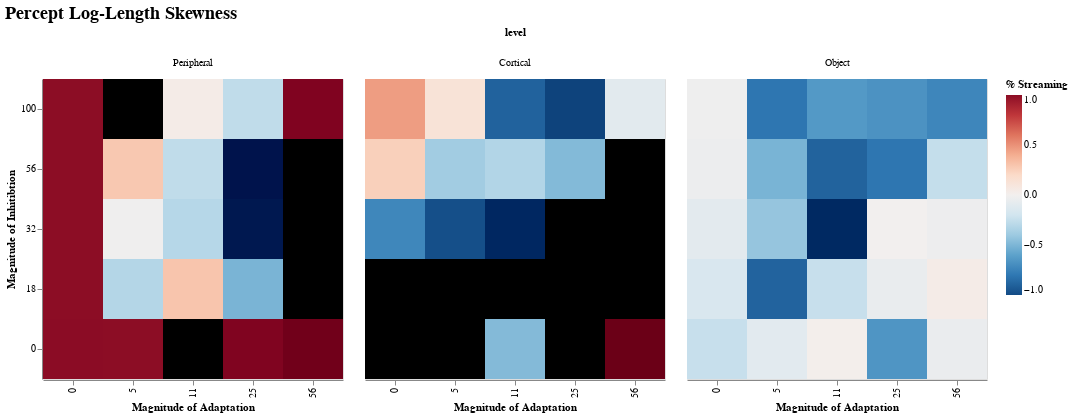

Notebook source saved alongside this figure:
### Code cell
df_skew |>
  @vlplot(:rect, width=300, height=300,
          title={text="Percept Log-Length Skewness",fontSize=18},
          column={field=:level, typ="nominal", sort=["Peripheral", "Cortical", "Object"]},
          x={field=:c_a, typ="ordinal", sort = "ascending",
             axis={title="Magnitude of Adaptation"}},
          y={field=:c_m, typ="ordinal", sort = "descending",
             axis={title="Magnitude of Inhitibtion"}},
          color={field="skew", aggregate="mean", typ="quantitative",
                 sort = "descending",scale={domain=[-1,1],range="diverging"},
                 legend={title="% Streaming"}},
          config={range={diverging={scheme="redblue"}}})

### Figure 1 — Vega-Lite specification as saved in the notebook (floating-point values rounded to 4 significant figures)
{"config": {"range": {"diverging": {"scheme": "redblue"}}}, "data": {"values": [{"c_a": 0, "c_m": 0, "level": "Peripheral", "skew": 1.003}, {"c_a": 0, "c_m": 18, "level": "Peripheral", "skew": 1}, {"c_a": 0, "c_m": 32, "level": "Peripheral", "skew": 1}, {"c_a": 0, "c_m": 56, "level": "Peripheral", "skew": 1}, {"c_a": 0, "c_m": 100, "level": "Peripheral", "skew": 1}, {"c_a": 5, "c_m": 0, "level": "Peripheral", "skew": 1}, {"c_a": 5, "c_m": 18, "level": "Peripheral", "skew": -0.3141}, {"c_a": 5, "c_m": 32, "level": "Peripheral", "skew": -0.01825}, {"c_a": 5, "c_m": 56, "level": "Peripheral", "skew": 0.2858}, {"c_a": 5, "c_m": 100, "level": "Peripheral", "skew": -3.161}, {"c_a": 11, "c_m": 0, "level": "Peripheral", "skew": -9.361}, {"c_a": 11, "c_m": 18, "level": "Peripheral", "skew": 0.2983}, {"c_a": 11, "c_m": 32, "level": "Peripheral", "skew": -0.3042}, {"c_a": 11, "c_m": 56, "level": "Peripheral", "skew": -0.2668}, {"c_a": 11, "c_m": 100, "level": "Peripheral", "skew": 0.03956}, {"c_a": 25, "c_m": 0, "level": "Peripheral", "skew": 1.045}, {"c_a": 25, "c_m": 18, "level": "Peripheral", "skew": -0.5082}, {"c_a": 25, "c_m": 32, "level": "Peripheral", "skew": -1.229}, {"c_a": 25, "c_m": 56, "level": "Peripheral", "skew": -1.248}, {"c_a": 25, "c_m": 100, "level": "Peripheral", "skew": -0.2663}, {"c_a": 56, "c_m": 0, "level": "Peripheral", "skew": 1.106}, {"c_a": 56, "c_m": 18, "level": "Peripheral", "skew": -2.346}, {"c_a": 56, "c_m": 32, "level": "Peripheral", "skew": -8.47}, {"c_a": 56, "c_m": 56, "level": "Peripheral", "skew": -5.771}, {"c_a": 56, "c_m": 100, "level": "Peripheral", "skew": 1.047}, {"c_a": 0, "c_m": 0, "level": "Cortical", "skew": -4.484}, {"c_a": 0, "c_m": 18, "level": "Cortical", "skew": -2.951}, {"c_a": 0, "c_m": 32, "level": "Cortical", "skew": -0.7298}, {"c_a": 0, "c_m": 56, "level": "Cortical", "skew": 0.2503}, {"c_a": 0, "c_m": 100, "level": "Cortical", "skew": 0.4595}, {"c_a": 5, "c_m": 0, "level": "Cortical", "skew": -1.682}, {"c_a": 5, "c_m": 18, "level": "Cortical", "skew": -2.444}, {"c_a": 5, "c_m": 32, "level": "Cortical", "skew": -0.9825}, {"c_a": 5, "c_m": 56, "level": "Cortical", "skew": -0.3821}, {"c_a": 5, "c_m": 100, "level": "Cortical", "skew": 0.1242}, {"c_a": 11, "c_m": 0, "level": "Cortical", "skew": -0.4789}, {"c_a": 11, "c_m": 18, "level": "Cortical", "skew": -4.222}, {"c_a": 11, "c_m": 32, "level": "Cortical", "skew": -1.158}, {"c_a": 11, "c_m": 56, "level": "Cortical", "skew": -0.3195}, {"c_a": 11, "c_m": 100, "level": "Cortical", "skew": -0.8972}, {"c_a": 25, "c_m": 0, "level": "Cortical", "skew": -2.309}, {"c_a": 25, "c_m": 18, "level": "Cortical", "skew": -3.234}, {"c_a": 25, "c_m": 32, "level": "Cortical", "skew": -2.616}, {"c_a": 25, "c_m": 56, "level": "Cortical", "skew": -0.4821}, {"c_a": 25, "c_m": 100, "level": "Cortical", "skew": -1.038}, {"c_a": 56, "c_m": 0, "level": "Cortical", "skew": 1.129}, {"c_a": 56, "c_m": 18, "level": "Cortical", "skew": -3.512}, {"c_a": 56, "c_m": 32, "level": "Cortical", "skew": -2.563}, {"c_a": 56, "c_m": 56, "level": "Cortical", "skew": -1.582}, {"c_a": 56, "c_m": 100, "level": "Cortical", "skew": -0.09859}, {"c_a": 0, "c_m": 0, "level": "Object", "skew": -0.2412}, {"c_a": 5, "c_m": 0, "level": "Object", "skew": -0.1024}, {"c_a": 11, "c_m": 0, "level": "Object", "skew": 0.01457}, {"c_a": 25, "c_m": 0, "level": "Object", "skew": -0.6607}, {"c_a": 56, "c_m": 0, "level": "Object", "skew": -0.05038}, {"c_a": 0, "c_m": 18, "level": "Object", "skew": -0.1555}, {"c_a": 5, "c_m": 18, "level": "Object", "skew": -0.893}, {"c_a": 11, "c_m": 18, "level": "Object", "skew": -0.2424}, {"c_a": 25, "c_m": 18, "level": "Object", "skew": -0.05365}, {"c_a": 56, "c_m": 18, "level": "Object", "skew": 0.03976}, {"c_a": 0, "c_m": 32, "level": "Object", "skew": -0.0952}, {"c_a": 5, "c_m": 32, "level": "Object", "skew": -0.4232}, {"c_a": 11, "c_m": 32, "level": "Object", "skew": -1.152}, {"c_a": 25, "c_m": 32, "level": "Object", "skew": -0.001232}, {"c_a": 56, "c_m": 32, "level": "Object", "skew": -0.03337}, {"c_a": 0, "c_m": 56, "level": "Object", "skew": -0.03761}, {"c_a": 5, "c_m": 56, "level": "Object", "skew": -0.511}, {"c_a": 11, "c_m": 56, "level": "Object", "skew": -0.8951}, {"c_a": 25, "c_m": 56, "level": "Object", "skew": -0.8091}, {"c_a": 56, "c_m": 56, "level": "Object", "skew": -0.2524}, {"c_a": 0, "c_m": 100, "level": "Object", "skew": -0.02234}, {"c_a": 5, "c_m": 100, "level": "Object", "skew": -0.8099}, {"c_a": 11, "c_m": 100, "level": "Object", "skew": -0.6437}, {"c_a": 25, "c_m": 100, "level": "Object", "skew": -0.6744}, {"c_a": 56, "c_m": 100, "level": "Object", "skew": -0.7357}]}, "encoding": {"color": {"aggregate": "mean", "field": "skew", "legend": {"title": "% Streaming"}, "scale": {"domain": [-1, 1], "range": "diverging"}, "sort": "descending", "type": "quantitative"}, "column": {"field": "level", "sort": ["Peripheral", "Cortical", "Object"], "type": "nominal"}, "x": {"axis": {"title": "Magnitude of Adaptation"}, "field": "c_a", "sort": "ascending", "type": "ordinal"}, "y": {"axis": {"title": "Magnitude of Inhitibtion"}, "field": "c_m", "sort": "descending", "type": "ordinal"}}, "height": 300, "mark": "rect", "title": {"fontSize": 18, "text": "Percept Log-Length Skewness"}, "width": 300}
